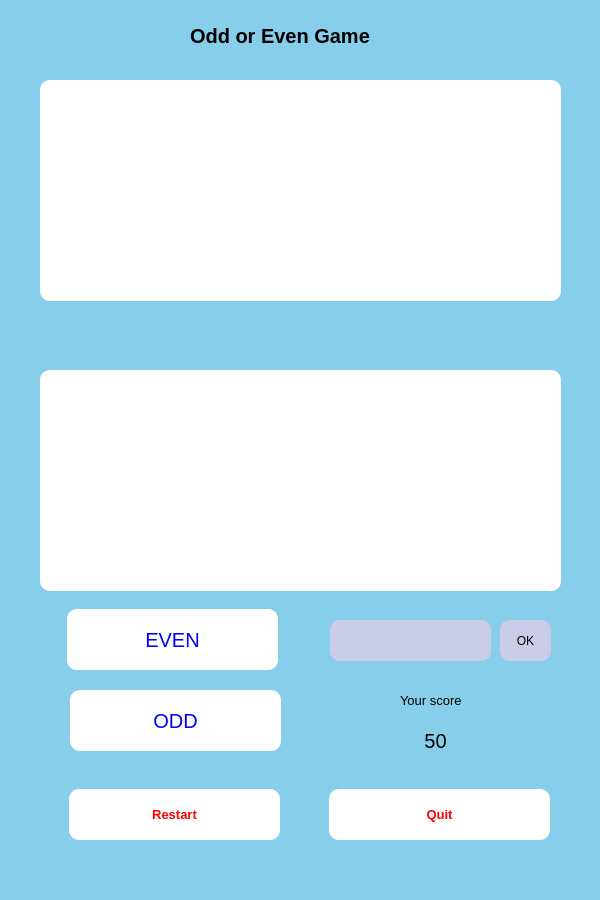
<?xml version="1.0" encoding="UTF-8"?>
<ui version="4.0">
 <class>MainWindow</class>
 <widget class="QMainWindow" name="MainWindow">
  <property name="geometry">
   <rect>
    <x>0</x>
    <y>0</y>
    <width>600</width>
    <height>900</height>
   </rect>
  </property>
  <property name="minimumSize">
   <size>
    <width>600</width>
    <height>900</height>
   </size>
  </property>
  <property name="maximumSize">
   <size>
    <width>600</width>
    <height>900</height>
   </size>
  </property>
  <property name="windowTitle">
   <string>Odd or Even - Nexus</string>
  </property>
  <property name="styleSheet">
   <string notr="true">background-color:skyblue;</string>
  </property>
  <widget class="QWidget" name="centralwidget">
   <widget class="QPushButton" name="info">
    <property name="geometry">
     <rect>
      <x>539</x>
      <y>13</y>
      <width>41</width>
      <height>41</height>
     </rect>
    </property>
    <property name="styleSheet">
     <string notr="true">background-color:transparent;border:none;outline:none;</string>
    </property>
    <property name="text">
     <string/>
    </property>
   </widget>
   <widget class="QLabel" name="label_8">
    <property name="geometry">
     <rect>
      <x>539</x>
      <y>13</y>
      <width>41</width>
      <height>41</height>
     </rect>
    </property>
    <property name="text">
     <string/>
    </property>
    <property name="pixmap">
     <pixmap>assets/info.png</pixmap>
    </property>
    <property name="scaledContents">
     <bool>true</bool>
    </property>
   </widget>
   <widget class="QLabel" name="cmpout">
    <property name="geometry">
     <rect>
      <x>40</x>
      <y>80</y>
      <width>521</width>
      <height>221</height>
     </rect>
    </property>
    <property name="font">
     <font>
      <pointsize>15</pointsize>
     </font>
    </property>
    <property name="styleSheet">
     <string notr="true">background-color:white;border-radius:10px</string>
    </property>
    <property name="text">
     <string/>
    </property>
    <property name="pixmap">
     <pixmap>assets/closedhandnew2.png</pixmap>
    </property>
    <property name="alignment">
     <set>Qt::AlignCenter</set>
    </property>
   </widget>
   <widget class="QLabel" name="userout">
    <property name="geometry">
     <rect>
      <x>40</x>
      <y>370</y>
      <width>521</width>
      <height>221</height>
     </rect>
    </property>
    <property name="font">
     <font>
      <pointsize>15</pointsize>
     </font>
    </property>
    <property name="styleSheet">
     <string notr="true">background-color:white;border-radius:10px</string>
    </property>
    <property name="text">
     <string/>
    </property>
    <property name="pixmap">
     <pixmap>assets/closedhandnew.png</pixmap>
    </property>
    <property name="alignment">
     <set>Qt::AlignCenter</set>
    </property>
   </widget>
   <widget class="QPushButton" name="even">
    <property name="geometry">
     <rect>
      <x>67</x>
      <y>609</y>
      <width>211</width>
      <height>61</height>
     </rect>
    </property>
    <property name="font">
     <font>
      <pointsize>15</pointsize>
     </font>
    </property>
    <property name="styleSheet">
     <string notr="true">QPushButton
{
background-color:white; border:none; outline:none;color:blue;border-radius:10px;
}
QPushButton:hover
{
background-color:blue; color:white; border:1px solid white;
}</string>
    </property>
    <property name="text">
     <string>EVEN</string>
    </property>
   </widget>
   <widget class="QPushButton" name="odd">
    <property name="geometry">
     <rect>
      <x>70</x>
      <y>690</y>
      <width>211</width>
      <height>61</height>
     </rect>
    </property>
    <property name="font">
     <font>
      <pointsize>15</pointsize>
     </font>
    </property>
    <property name="styleSheet">
     <string notr="true">QPushButton
{
background-color:white; border:none; outline:none;color:blue;border-radius:10px;
}
QPushButton:hover
{
background-color:blue; color:white; border:1px solid white;
}</string>
    </property>
    <property name="text">
     <string>ODD</string>
    </property>
   </widget>
   <widget class="QLabel" name="label">
    <property name="geometry">
     <rect>
      <x>400</x>
      <y>680</y>
      <width>81</width>
      <height>41</height>
     </rect>
    </property>
    <property name="font">
     <font>
      <pointsize>10</pointsize>
     </font>
    </property>
    <property name="text">
     <string>Your score</string>
    </property>
   </widget>
   <widget class="QPushButton" name="Quit">
    <property name="geometry">
     <rect>
      <x>329</x>
      <y>789</y>
      <width>221</width>
      <height>51</height>
     </rect>
    </property>
    <property name="font">
     <font>
      <pointsize>10</pointsize>
      <weight>75</weight>
      <bold>true</bold>
     </font>
    </property>
    <property name="styleSheet">
     <string notr="true">QPushButton
{
	background-color:white;
	color:red;
	outline:none;
	border-radius:10px;
	border:0px;
}
QPushButton:hover
{
	background-color:red;
	color:white;
	border:1px solid white;
}</string>
    </property>
    <property name="text">
     <string>Quit</string>
    </property>
   </widget>
   <widget class="QPushButton" name="restart">
    <property name="geometry">
     <rect>
      <x>69</x>
      <y>789</y>
      <width>211</width>
      <height>51</height>
     </rect>
    </property>
    <property name="font">
     <font>
      <pointsize>10</pointsize>
      <weight>75</weight>
      <bold>true</bold>
     </font>
    </property>
    <property name="styleSheet">
     <string notr="true">QPushButton
{
	background-color:white;
	color:red;
	outline:none;
	border-radius:10px;
	border:0px;
}
QPushButton:hover
{
	background-color:red;
	color:white;
	border:1px solid white;
}</string>
    </property>
    <property name="text">
     <string>Restart</string>
    </property>
   </widget>
   <widget class="QLabel" name="score">
    <property name="geometry">
     <rect>
      <x>410</x>
      <y>720</y>
      <width>51</width>
      <height>41</height>
     </rect>
    </property>
    <property name="font">
     <font>
      <pointsize>15</pointsize>
     </font>
    </property>
    <property name="text">
     <string>50</string>
    </property>
    <property name="alignment">
     <set>Qt::AlignCenter</set>
    </property>
   </widget>
   <widget class="QPushButton" name="pushButton">
    <property name="enabled">
     <bool>false</bool>
    </property>
    <property name="geometry">
     <rect>
      <x>500</x>
      <y>620</y>
      <width>51</width>
      <height>41</height>
     </rect>
    </property>
    <property name="styleSheet">
     <string notr="true">
background-color:#cacce8; border:none; outline:none;border-radius:10px;color:black;
</string>
    </property>
    <property name="text">
     <string>OK</string>
    </property>
   </widget>
   <widget class="QLineEdit" name="lineEdit">
    <property name="enabled">
     <bool>false</bool>
    </property>
    <property name="geometry">
     <rect>
      <x>330</x>
      <y>620</y>
      <width>161</width>
      <height>41</height>
     </rect>
    </property>
    <property name="styleSheet">
     <string notr="true">QLineEdit
{
background-color:#cacce8; border:none; outline:none;border-radius:10px;
}
QLineEdit:hover
{
border:1px solid blue;
}</string>
    </property>
    <property name="alignment">
     <set>Qt::AlignCenter</set>
    </property>
   </widget>
   <widget class="QLabel" name="label_2">
    <property name="geometry">
     <rect>
      <x>50</x>
      <y>320</y>
      <width>501</width>
      <height>41</height>
     </rect>
    </property>
    <property name="font">
     <font>
      <family>Kozuka Gothic Pro H</family>
      <pointsize>10</pointsize>
      <weight>75</weight>
      <bold>true</bold>
     </font>
    </property>
    <property name="text">
     <string/>
    </property>
    <property name="alignment">
     <set>Qt::AlignCenter</set>
    </property>
   </widget>
   <widget class="QLabel" name="label_3">
    <property name="geometry">
     <rect>
      <x>190</x>
      <y>10</y>
      <width>241</width>
      <height>51</height>
     </rect>
    </property>
    <property name="font">
     <font>
      <family>Microsoft YaHei UI</family>
      <pointsize>15</pointsize>
      <weight>75</weight>
      <bold>true</bold>
     </font>
    </property>
    <property name="text">
     <string>Odd or Even Game</string>
    </property>
   </widget>
  </widget>
  <widget class="QMenuBar" name="menubar">
   <property name="geometry">
    <rect>
     <x>0</x>
     <y>0</y>
     <width>600</width>
     <height>26</height>
    </rect>
   </property>
  </widget>
  <widget class="QStatusBar" name="statusbar"/>
 </widget>
 <resources/>
 <connections/>
</ui>
